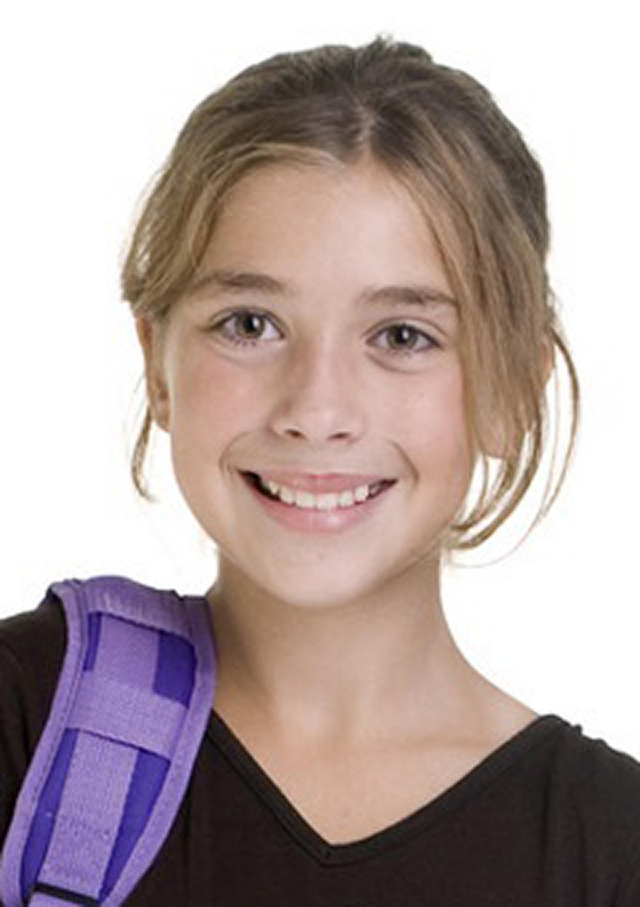
#> input picture NataliOlvera/CSP/images/NataliOlvera/student.jpg, 1920 x 2720 px (shown at 1/3 size)
$ python 'eathEyes_other_eye natali.py'
#> lines starting #> are read from the running program, lines starting #| are printed output that depends on the picture; pictures that were not available may be replaced by others from this repository, and a replacement may not be noted
'''earthEyes demonstrates PIL.Image.paste()
Unpublished work (c)2013 Project Lead The Way
CSE Activity 1.3.7 PIL API
Version 9/10/2013 '''

import PIL
import matplotlib.pyplot as plt
import os.path

# Open the files in the same directory as the Python script
directory = os.path.dirname(os.path.abspath(__file__))
student_file = os.path.join(directory, 'student.jpg')

# Open and show the student image in a new Figure window
student_img = PIL.Image.open(student_file)
#> student_img is the input picture: PIL image 1920x2720 RGB; mean R, G, B 178.1, 162.4, 160.9
fig, axes = plt.subplots(1, 2)
axes[0].imshow(student_img, interpolation='none')

# Display student in second axes and set window to the right eye
axes[1].imshow(student_img, interpolation='none')
axes[1].set_xticks(range(1050, 1410, 100))
axes[1].set_xlim(1050, 1400) #coordinates measured in plt, and tried in iPython
axes[1].set_ylim(1100, 850)
fig.show()
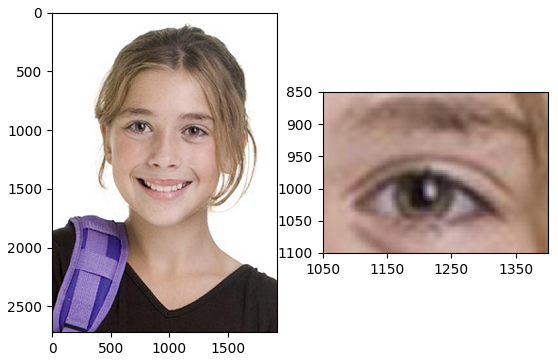
#> figure drawn by matplotlib, 2 panels

# Open, resize, and display earth
earth_file = os.path.join(directory, 'student,jpg')
earth_img = PIL.Image.open(earth_file)
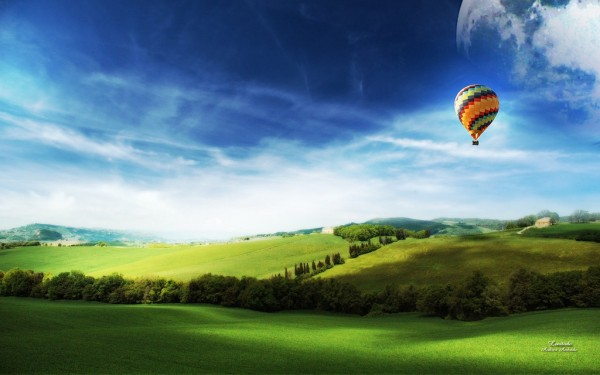
#> input picture NataliOlvera/CSP/images/NataliOlvera/Balloon.jpg, 600 x 375 px, given in place of student,jpg, which was not available
#> earth_img is the input picture: PIL image 600x375 RGB; mean R, G, B 97, 127.1, 126.5
earth_small = earth_img.resize((89, 87)) #eye width and height measured in plt
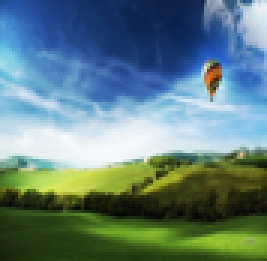
#> earth_small: PIL image 89x87 RGB (shown 3 times larger); mean R, G, B 97, 127.1, 126.5
fig2, axes2 = plt.subplots(1, 2)
axes2[0].imshow(earth_img)
axes2[1].imshow(earth_small)
fig2.show()
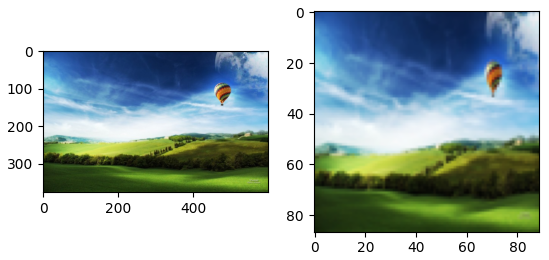
#> figure drawn by matplotlib, 2 panels

# Paste earth into right eye and display
# Uses alpha from mask
#> (the run stopped early here; a loop or call above may not have finished)
